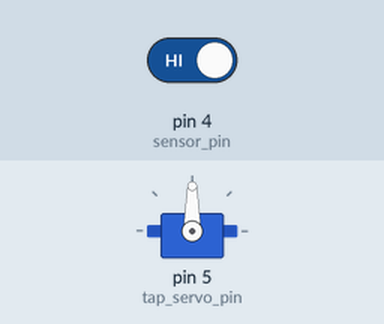
Bench run of a sketch on a simulated Arduino Uno, built with avr-gcc and run on an emulated ATmega328P. Parts: servo. The test bench sets the inputs (shaded band); at power-on: pin 4 (sensor_pin) HIGH. What the sketch prints to the serial monitor is not drawn.

Above: at 1.2 s.
1.3 s: pin 4 (sensor_pin) driven LOW
At 2.4 s:
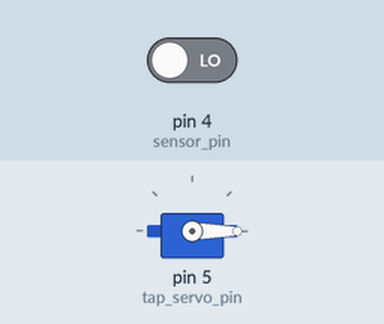
4.3 s: pin 4 (sensor_pin) driven HIGH
At 6.7 s:
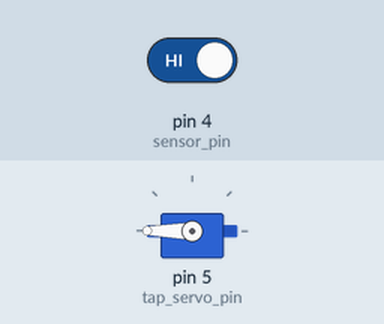
Timing chart, 0 to 8.2 s (numbered marks = the images above; inputs shaded):
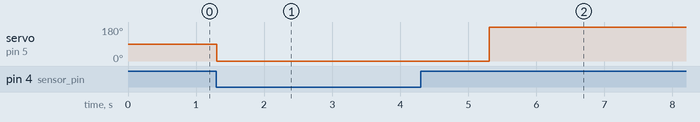

The sketch:

automatic-door-opening-using-ir-sensor.ino
```cpp
//Tech Trends Shameer
//Automatic Door Opening using IR Sensor

#include <Servo.h>

#include <Servo.h>

Servo tap_servo;

int sensor_pin = 4;
int tap_servo_pin =5;
int val;

void setup(){
  pinMode(sensor_pin,INPUT);
  tap_servo.attach(tap_servo_pin);
   Serial.begin(9600);
}

void loop(){
  val = digitalRead(sensor_pin);
  Serial.println(val);
  if (val==0)
  {
    tap_servo.write(0);
    delay(2000);
    tap_servo.write(180);
  }
  /*if (val==1)
  {
    tap_servo.write(180);

  }*/
}
```

Measured:
- after the input at 1.3 s, servo on pin 5 (tap_servo_pin): 90° → 0° at once
- after the input at 4.3 s, servo on pin 5 (tap_servo_pin): 0° → 180° after 1.0 s
